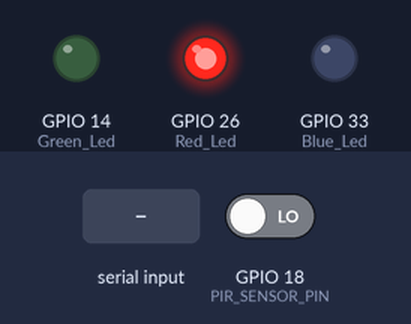
A sketch run on a simulated ESP32. Shown: output pins drawn as LEDs (lit = HIGH). The test bench sets the inputs (shaded band); at power-on: GPIO 18 (PIR_SENSOR_PIN) LOW. WiFi joins after 1.5 s; servers stay silent unless stated; the modem accepts every AT command (registered, SIM ready, sends succeed) and sends nothing else; what the sketch prints to the serial monitor is not drawn.

Above: at 5.2 s.
5.3 s: GPIO 18 (PIR_SENSOR_PIN) driven HIGH
At 7.7 s:
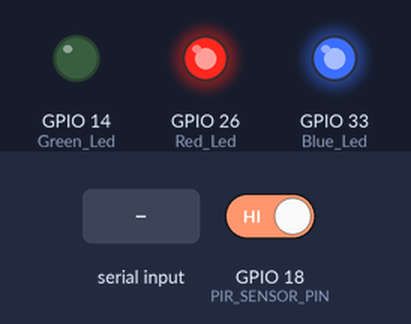
8.0 s: "ON" received over the second serial link
At 9.7 s:
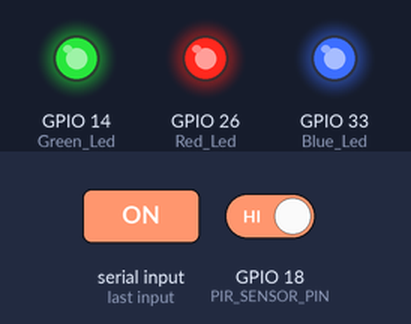
Timing chart, 0 to 11.2 s (numbered marks = the images above; inputs shaded):
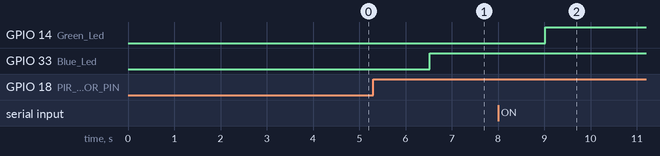

The sketch:

Esp32_Connect_OpencV.ino
```cpp
#include <WiFi.h>
#include <WebServer.h>
#include <WiFiClient.h>
#include <HardwareSerial.h>

// WiFi credentials
const char* ssid = "TRUSTKISIA-TECH";
const char* password = "37526308";

#define PIR_SENSOR_PIN 18

int Green_Led = 14;
int Red_Led = 26;
int Blue_Led = 33;
int Sms = 0;

unsigned long MotiontimerStart = 0;
const unsigned long TIMER_DURATION = 15000;

enum State {
  CHECK_MOTION,
  CHECK_CAMERA,
  SEND_ALERT,
  RESET_SYSTEM
};

State currentState = CHECK_MOTION;

// Static IP configuration uncomment this when working with a Router and leave it commented when working with mobile hotspot
// IPAddress local_IP(192, 168, 100, 132);
// IPAddress gateway(192, 168, 100, 1);
// IPAddress subnet(255, 255, 255, 0);


unsigned long previousMillis = 0;
const long interval = 1000;

WebServer server(80);  // HTTP server on port 80
HardwareSerial GSM(1);

void setup() {
  Serial.begin(9600);
  pinMode(PIR_SENSOR_PIN, INPUT);
  GSM.begin(9600, SERIAL_8N1, 17, 16);

  delay(1000);

  GSM.println("AT");  //Once the handshake test is successful, it will back to OK
  updateSerial();

  GSM.println("AT+CMGF=1");  // Configuring TEXT mode
  updateSerial();
  GSM.println("AT+CNMI=1,2,0,0,0");  // Decides how newly arrived SMS messages should be handled
  updateSerial();

  Serial.println("Initializing GSM...");
  delay(10);

  pinMode(Green_Led, OUTPUT);
  pinMode(Red_Led, OUTPUT);
  pinMode(Blue_Led, OUTPUT);

  digitalWrite(Green_Led, LOW);
  digitalWrite(Red_Led, HIGH);
  digitalWrite(Blue_Led, LOW);

  // Connect to Wi-Fi with static IP
  // if (!WiFi.config(local_IP, gateway, subnet)) {
  //   Serial.println("Failed to configure static IP!");
  // }

  // Connect to Wi-Fi
  connectToWiFi();

  // Start the server
  server.on("/status", HTTP_POST, handlePostRequest);
  server.begin();
  Serial.println("Server started");
}

void loop() {
  // handlePostRequest();
  // Serial.print("ESP32 IP Address: ");
  // Serial.println(WiFi.localIP());
  runEverySecond();

  switch (currentState) {
    case CHECK_MOTION:
      check_motion();
      break;
    case CHECK_CAMERA:
      check_camera();
      break;
    case RESET_SYSTEM:
      reset_system();
      break;
  }
}
void check_motion() {
  int motionDetected = digitalRead(PIR_SENSOR_PIN);  // Read PIR sensor state

  if (motionDetected == HIGH) {  // If motion is detected
    Serial.println("Motion detected! LED ON");
    digitalWrite(Blue_Led, HIGH);
    MotiontimerStart = millis();
    currentState = CHECK_CAMERA;
  } else {
    digitalWrite(Blue_Led, LOW);
    Serial.println("No motion detected. LED OFF");
  }

  delay(500);
}

void check_camera() {
  if (millis() - MotiontimerStart >= TIMER_DURATION) {
    Serial.println("Timer Elapsed Changing to CHECK MOTION");
    currentState = CHECK_MOTION;
  } else {
    Serial.println("Camera On");
    server.handleClient();
  }
}
void connectToWiFi() {
  while (WiFi.status() != WL_CONNECTED) {
    Serial.print("Connecting to WiFi...");
    WiFi.begin(ssid, password);
    while (WiFi.status() != WL_CONNECTED) {
      delay(250);
      Serial.print(".");
    }
    Serial.println("Connected to Wi-Fi");
    Serial.print("ESP32 IP Address: ");
    Serial.println(WiFi.localIP());
  }
}

void handlePostRequest() {
  if (server.hasArg("plain")) {
    String message = server.arg("plain");
    Serial.println("Received: " + message);

    // Respond based on the received message
    if (message == "1") {
      Serial.println("Known face detected");
      digitalWrite(Blue_Led, HIGH);
      Sms = 0;
      currentState = CHECK_MOTION;
    } else if (message == "0") {
      Serial.println("No face detected");
      digitalWrite(Blue_Led, LOW);
    } else if (message == "2") {
      digitalWrite(Blue_Led, HIGH);
      Serial.println("Intruder detectedq");
      if (Sms == 0) {
        GSM.println("AT");  //Once the handshake test is successful, it will back to OK
        updateSerial();

        GSM.println("AT+CMGF=1");  // Configuring TEXT mode
        updateSerial();
        GSM.println("AT+CMGS=\"+254748613509\"");  //change ZZ with country code and xxxxxxxxxxx with phone number to sms
        updateSerial();
        GSM.print("Alert!! Intruder Detected Check The Camera Feed");  //text content
        updateSerial();
        GSM.write(26);
        Sms = 1;
        currentState = RESET_SYSTEM;
      }
      currentState = RESET_SYSTEM;
    }

    server.send(200, "text/plain", "OK");
  } else {
    server.send(400, "text/plain", "Bad Request");
  }
}
void reset_system() {
  if (GSM.available()) {                             // check if there is a message available
    String message = GSM.readString();               // read the message
    Serial.println("Received message: " + message);  // print the message to the serial monitor
    if (message.indexOf("RESET") != -1) {            // if the message contains "ON"
      Serial.println("System Reseting...");
      Sms = 0;
      currentState = CHECK_MOTION;
    }
  }
  delay(1000);
}
void runEverySecond() {
  unsigned long currentMillis = millis();
  if (currentMillis - previousMillis >= interval) {
    previousMillis = currentMillis;

    if (GSM.available()) {                             // check if there is a message available
      String message = GSM.readString();               // read the message
      Serial.println("Received message: " + message);  // print the message to the serial monitor
      if (message.indexOf("ON") != -1) {               // if the message contains "ON"
        digitalWrite(Green_Led, HIGH);
      } else if (message.indexOf("OFF") != -1) {  // if the message contains "OFF"
        digitalWrite(Green_Led, LOW);
      }
    }
    delay(1000);
  }
}
void updateSerial() {
  delay(500);
  while (Serial.available()) {
    GSM.write(Serial.read());  //Forward what Serial received to Software Serial Port
  }
  while (GSM.available()) {
    Serial.write(GSM.read());  //Forward what Software Serial received to Serial Port
  }
}
```

Measured:
- after the input at 5.3 s, GPIO 33 (Blue_Led): LOW → HIGH after 1.2 s
- after the input at 8.0 s, GPIO 14 (Green_Led): LOW → HIGH after 1.0 s
